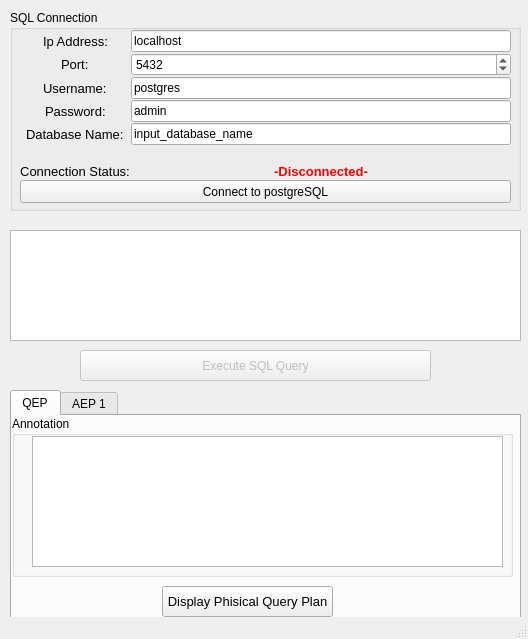
<?xml version="1.0" encoding="UTF-8"?>
<ui version="4.0">
 <class>MainWindow</class>
 <widget class="QMainWindow" name="MainWindow">
  <property name="geometry">
   <rect>
    <x>0</x>
    <y>0</y>
    <width>528</width>
    <height>639</height>
   </rect>
  </property>
  <property name="windowTitle">
   <string>MainWindow</string>
  </property>
  <widget class="QWidget" name="centralwidget">
   <widget class="QPushButton" name="sql_btn">
    <property name="enabled">
     <bool>false</bool>
    </property>
    <property name="geometry">
     <rect>
      <x>80</x>
      <y>350</y>
      <width>351</width>
      <height>31</height>
     </rect>
    </property>
    <property name="text">
     <string>Execute SQL Query</string>
    </property>
   </widget>
   <widget class="QGroupBox" name="groupBox">
    <property name="geometry">
     <rect>
      <x>10</x>
      <y>10</y>
      <width>511</width>
      <height>201</height>
     </rect>
    </property>
    <property name="title">
     <string>SQL Connection</string>
    </property>
    <widget class="QWidget" name="formLayoutWidget">
     <property name="geometry">
      <rect>
       <x>10</x>
       <y>20</y>
       <width>491</width>
       <height>149</height>
      </rect>
     </property>
     <layout class="QFormLayout" name="formLayout">
      <property name="labelAlignment">
       <set>Qt::AlignCenter</set>
      </property>
      <property name="formAlignment">
       <set>Qt::AlignCenter</set>
      </property>
      <property name="horizontalSpacing">
       <number>1</number>
      </property>
      <property name="verticalSpacing">
       <number>1</number>
      </property>
      <item row="0" column="0">
       <widget class="QLabel" name="label_7">
        <property name="font">
         <font>
          <pointsize>10</pointsize>
         </font>
        </property>
        <property name="text">
         <string>Ip Address:</string>
        </property>
       </widget>
      </item>
      <item row="0" column="1">
       <widget class="QLineEdit" name="ip_address">
        <property name="text">
         <string>localhost</string>
        </property>
       </widget>
      </item>
      <item row="1" column="0">
       <widget class="QLabel" name="label_6">
        <property name="font">
         <font>
          <pointsize>10</pointsize>
         </font>
        </property>
        <property name="text">
         <string>Port:</string>
        </property>
       </widget>
      </item>
      <item row="1" column="1">
       <widget class="QSpinBox" name="port_address">
        <property name="maximum">
         <number>100000</number>
        </property>
        <property name="value">
         <number>5432</number>
        </property>
       </widget>
      </item>
      <item row="2" column="0">
       <widget class="QLabel" name="label">
        <property name="font">
         <font>
          <pointsize>10</pointsize>
         </font>
        </property>
        <property name="text">
         <string>Username:</string>
        </property>
       </widget>
      </item>
      <item row="2" column="1">
       <widget class="QLineEdit" name="username">
        <property name="text">
         <string>postgres</string>
        </property>
       </widget>
      </item>
      <item row="3" column="0">
       <widget class="QLabel" name="label_3">
        <property name="font">
         <font>
          <pointsize>10</pointsize>
         </font>
        </property>
        <property name="text">
         <string>Password:</string>
        </property>
       </widget>
      </item>
      <item row="3" column="1">
       <widget class="QLineEdit" name="password">
        <property name="text">
         <string>admin</string>
        </property>
       </widget>
      </item>
      <item row="4" column="0">
       <widget class="QLabel" name="label_4">
        <property name="font">
         <font>
          <pointsize>10</pointsize>
         </font>
        </property>
        <property name="text">
         <string>Database Name:</string>
        </property>
       </widget>
      </item>
      <item row="4" column="1">
       <widget class="QLineEdit" name="db_n">
        <property name="text">
         <string>input_database_name</string>
        </property>
       </widget>
      </item>
      <item row="6" column="0">
       <widget class="QLabel" name="label_8">
        <property name="font">
         <font>
          <pointsize>10</pointsize>
         </font>
        </property>
        <property name="text">
         <string>Connection Status:</string>
        </property>
        <property name="alignment">
         <set>Qt::AlignCenter</set>
        </property>
       </widget>
      </item>
      <item row="6" column="1">
       <layout class="QHBoxLayout" name="horizontalLayout">
        <item>
         <widget class="QLabel" name="status_d">
          <property name="font">
           <font>
            <pointsize>10</pointsize>
           </font>
          </property>
          <property name="text">
           <string>&lt;!DOCTYPE HTML PUBLIC &quot;-//W3C//DTD HTML 4.0//EN&quot; &quot;http://www.w3.org/TR/REC-html40/strict.dtd&quot;&gt;
&lt;html&gt;&lt;head&gt;&lt;meta name=&quot;qrichtext&quot; content=&quot;1&quot; /&gt;&lt;style type=&quot;text/css&quot;&gt;
p, li { white-space: pre-wrap; }
&lt;/style&gt;&lt;/head&gt;&lt;body style=&quot; font-family:'MS Shell Dlg 2'; font-size:10pt; font-weight:400; font-style:normal;&quot;&gt;
&lt;p style=&quot; margin-top:12px; margin-bottom:12px; margin-left:0px; margin-right:0px; -qt-block-indent:0; text-indent:0px;&quot;&gt;&lt;span style=&quot; font-weight:600; color:#ff0004;&quot;&gt;-Disconnected-&lt;/span&gt;&lt;/p&gt;&lt;/body&gt;&lt;/html&gt;</string>
          </property>
          <property name="textFormat">
           <enum>Qt::RichText</enum>
          </property>
          <property name="alignment">
           <set>Qt::AlignCenter</set>
          </property>
         </widget>
        </item>
       </layout>
      </item>
      <item row="5" column="0">
       <spacer name="verticalSpacer">
        <property name="orientation">
         <enum>Qt::Vertical</enum>
        </property>
        <property name="sizeHint" stdset="0">
         <size>
          <width>0</width>
          <height>10</height>
         </size>
        </property>
       </spacer>
      </item>
     </layout>
    </widget>
    <widget class="QPushButton" name="connection_to_db">
     <property name="geometry">
      <rect>
       <x>10</x>
       <y>170</y>
       <width>491</width>
       <height>23</height>
      </rect>
     </property>
     <property name="text">
      <string>Connect to postgreSQL</string>
     </property>
    </widget>
   </widget>
   <widget class="QTextEdit" name="txt_sql">
    <property name="geometry">
     <rect>
      <x>10</x>
      <y>230</y>
      <width>511</width>
      <height>111</height>
     </rect>
    </property>
    <property name="font">
     <font>
      <pointsize>10</pointsize>
     </font>
    </property>
   </widget>
   <widget class="QTabWidget" name="tabWidget">
    <property name="geometry">
     <rect>
      <x>10</x>
      <y>390</y>
      <width>511</width>
      <height>231</height>
     </rect>
    </property>
    <property name="currentIndex">
     <number>0</number>
    </property>
    <widget class="QWidget" name="Tab">
     <attribute name="title">
      <string>QEP</string>
     </attribute>
     <widget class="QGroupBox" name="groupBox_3">
      <property name="geometry">
       <rect>
        <x>0</x>
        <y>0</y>
        <width>501</width>
        <height>161</height>
       </rect>
      </property>
      <property name="title">
       <string>Annotation</string>
      </property>
      <widget class="QTextEdit" name="annotation1">
       <property name="geometry">
        <rect>
         <x>20</x>
         <y>20</y>
         <width>471</width>
         <height>131</height>
        </rect>
       </property>
       <property name="readOnly">
        <bool>true</bool>
       </property>
       <property name="html">
        <string>&lt;!DOCTYPE HTML PUBLIC &quot;-//W3C//DTD HTML 4.0//EN&quot; &quot;http://www.w3.org/TR/REC-html40/strict.dtd&quot;&gt;
&lt;html&gt;&lt;head&gt;&lt;meta name=&quot;qrichtext&quot; content=&quot;1&quot; /&gt;&lt;style type=&quot;text/css&quot;&gt;
p, li { white-space: pre-wrap; }
&lt;/style&gt;&lt;/head&gt;&lt;body style=&quot; font-family:'MS Shell Dlg 2'; font-size:8.25pt; font-weight:400; font-style:normal;&quot;&gt;
&lt;p style=&quot;-qt-paragraph-type:empty; margin-top:0px; margin-bottom:0px; margin-left:0px; margin-right:0px; -qt-block-indent:0; text-indent:0px;&quot;&gt;&lt;br /&gt;&lt;/p&gt;&lt;/body&gt;&lt;/html&gt;</string>
       </property>
      </widget>
     </widget>
     <widget class="QPushButton" name="dQp1">
      <property name="geometry">
       <rect>
        <x>150</x>
        <y>170</y>
        <width>171</width>
        <height>31</height>
       </rect>
      </property>
      <property name="font">
       <font>
        <pointsize>10</pointsize>
       </font>
      </property>
      <property name="text">
       <string>Display Phisical Query Plan</string>
      </property>
     </widget>
    </widget>
    <widget class="QWidget" name="tab_2">
     <attribute name="title">
      <string>AEP 1</string>
     </attribute>
     <widget class="QGroupBox" name="groupBox_2">
      <property name="geometry">
       <rect>
        <x>0</x>
        <y>0</y>
        <width>501</width>
        <height>161</height>
       </rect>
      </property>
      <property name="title">
       <string>Annotation</string>
      </property>
     </widget>
     <widget class="QPushButton" name="pushButton">
      <property name="geometry">
       <rect>
        <x>150</x>
        <y>170</y>
        <width>171</width>
        <height>31</height>
       </rect>
      </property>
      <property name="font">
       <font>
        <pointsize>10</pointsize>
       </font>
      </property>
      <property name="text">
       <string>Display Phisical Query Plan</string>
      </property>
     </widget>
    </widget>
   </widget>
   <widget class="QWidget" name="layoutWidget">
    <property name="geometry">
     <rect>
      <x>0</x>
      <y>0</y>
      <width>2</width>
      <height>2</height>
     </rect>
    </property>
    <layout class="QVBoxLayout" name="verticalLayout_2"/>
   </widget>
  </widget>
  <widget class="QStatusBar" name="statusbar"/>
 </widget>
 <resources/>
 <connections/>
</ui>
